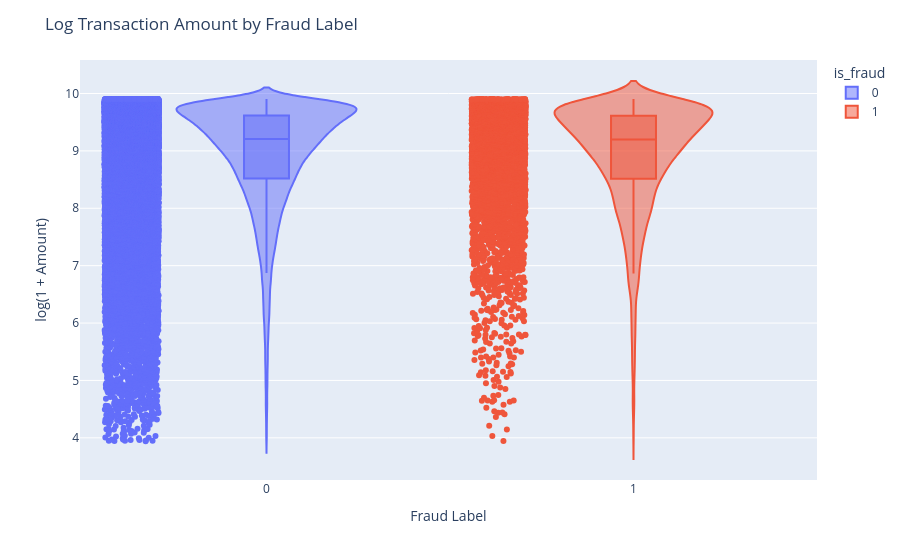

This figure's notebook cell:
### Markdown cell above
- No visible differences in amount distribution.
- We will now use violin plot to check the minor differences.

### Code cell
df["log_amount"] = np.log1p(df["amount"])

fig = px.violin(
    df,
    x="is_fraud",
    y="log_amount",
    color="is_fraud",
    box=True,
    points="all",
)

fig.update_layout(
    title="Log Transaction Amount by Fraud Label",
    xaxis_title="Fraud Label",
    yaxis_title="log(1 + Amount)",
)

fig.show()

### Figure 1 — Plotly figure (JSON) as saved in the notebook; plotly's stock layout.template omitted (floating-point values rounded to 4 significant figures; data arrays with more than 128 entries replaced by an {"elided": "..."} marker saying what was removed)
{"data": [{"alignmentgroup": "True", "box": {"visible": true}, "hovertemplate": "is_fraud=%{x}<br>log_amount=%{y}<extra></extra>", "legendgroup": "0", "marker": {"color": "#636efa"}, "name": "0", "offsetgroup": "0", "orientation": "v", "points": "all", "scalegroup": "True", "showlegend": true, "type": "violin", "x": {"elided": "44972 int values"}, "x0": " ", "xaxis": "x", "y": {"elided": "44972 float values"}, "y0": " ", "yaxis": "y"}, {"alignmentgroup": "True", "box": {"visible": true}, "hovertemplate": "is_fraud=%{x}<br>log_amount=%{y}<extra></extra>", "legendgroup": "1", "marker": {"color": "#EF553B"}, "name": "1", "offsetgroup": "1", "orientation": "v", "points": "all", "scalegroup": "True", "showlegend": true, "type": "violin", "x": {"elided": "5028 int values"}, "x0": " ", "xaxis": "x", "y": {"elided": "5028 float values"}, "y0": " ", "yaxis": "y"}], "layout": {"legend": {"title": {"text": "is_fraud"}, "tracegroupgap": 0}, "margin": {"t": 60}, "title": {"text": "Log Transaction Amount by Fraud Label"}, "violinmode": "overlay", "xaxis": {"anchor": "y", "categoryarray": [0, 1], "categoryorder": "array", "domain": [0, 1], "title": {"text": "Fraud Label"}}, "yaxis": {"anchor": "x", "domain": [0, 1], "title": {"text": "log(1 + Amount)"}}}}
